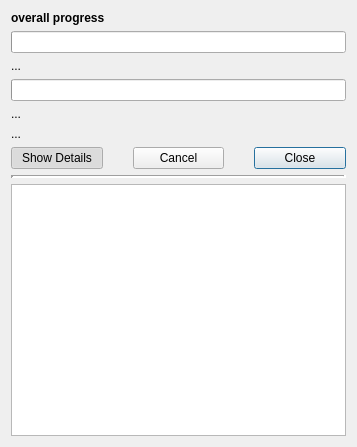
<?xml version="1.0" encoding="UTF-8"?>
<ui version="4.0">
 <class>QHiMDUploadDialog</class>
 <widget class="QDialog" name="QHiMDUploadDialog">
  <property name="geometry">
   <rect>
    <x>0</x>
    <y>0</y>
    <width>357</width>
    <height>447</height>
   </rect>
  </property>
  <property name="windowTitle">
   <string>Track upload - QHiMDTransfer</string>
  </property>
  <property name="windowIcon">
   <iconset>
    <normalon>:/icons/upload_from_md.png</normalon>
   </iconset>
  </property>
  <property name="modal">
   <bool>true</bool>
  </property>
  <layout class="QVBoxLayout" name="main_layout">
   <item>
    <widget class="QWidget" name="current" native="true">
     <layout class="QVBoxLayout" name="currentlayout">
      <property name="leftMargin">
       <number>0</number>
      </property>
      <property name="topMargin">
       <number>0</number>
      </property>
      <property name="rightMargin">
       <number>0</number>
      </property>
      <property name="bottomMargin">
       <number>0</number>
      </property>
      <item>
       <layout class="QVBoxLayout" name="overall">
        <item>
         <widget class="QLabel" name="OverallProgress">
          <property name="font">
           <font>
            <weight>75</weight>
            <bold>true</bold>
           </font>
          </property>
          <property name="text">
           <string>overall progress</string>
          </property>
         </widget>
        </item>
        <item>
         <widget class="QProgressBar" name="AllPBar"/>
        </item>
        <item>
         <widget class="QLabel" name="ETA">
          <property name="text">
           <string>...</string>
          </property>
         </widget>
        </item>
        <item>
         <widget class="QProgressBar" name="TrkPBar"/>
        </item>
        <item>
         <widget class="QLabel" name="curtrack_label">
          <property name="sizePolicy">
           <sizepolicy hsizetype="Ignored" vsizetype="Preferred">
            <horstretch>0</horstretch>
            <verstretch>0</verstretch>
           </sizepolicy>
          </property>
          <property name="text">
           <string>...</string>
          </property>
         </widget>
        </item>
        <item>
         <widget class="QLabel" name="Summary">
          <property name="text">
           <string>...</string>
          </property>
         </widget>
        </item>
        <item>
         <layout class="QHBoxLayout" name="buttonbox">
          <property name="spacing">
           <number>30</number>
          </property>
          <item>
           <widget class="QPushButton" name="details_button">
            <property name="text">
             <string>Show Details</string>
            </property>
            <property name="checkable">
             <bool>true</bool>
            </property>
            <property name="checked">
             <bool>true</bool>
            </property>
           </widget>
          </item>
          <item>
           <widget class="QPushButton" name="cancel_button">
            <property name="text">
             <string>Cancel</string>
            </property>
           </widget>
          </item>
          <item>
           <widget class="QPushButton" name="close_button">
            <property name="text">
             <string>Close</string>
            </property>
            <property name="default">
             <bool>true</bool>
            </property>
           </widget>
          </item>
         </layout>
        </item>
       </layout>
      </item>
     </layout>
    </widget>
   </item>
   <item>
    <widget class="Line" name="line">
     <property name="lineWidth">
      <number>3</number>
     </property>
     <property name="orientation">
      <enum>Qt::Horizontal</enum>
     </property>
    </widget>
   </item>
   <item>
    <layout class="QVBoxLayout" name="details">
     <item>
      <widget class="QTreeWidget" name="ErrorList">
       <property name="frameShadow">
        <enum>QFrame::Sunken</enum>
       </property>
       <property name="showDropIndicator" stdset="0">
        <bool>false</bool>
       </property>
       <attribute name="headerVisible">
        <bool>false</bool>
       </attribute>
       <attribute name="headerDefaultSectionSize">
        <number>80</number>
       </attribute>
       <column>
        <property name="text">
         <string>Tracknr.</string>
        </property>
       </column>
       <column>
        <property name="text">
         <string>Error message</string>
        </property>
       </column>
      </widget>
     </item>
    </layout>
   </item>
  </layout>
 </widget>
 <resources>
  <include location="icons.qrc"/>
 </resources>
 <connections/>
</ui>
